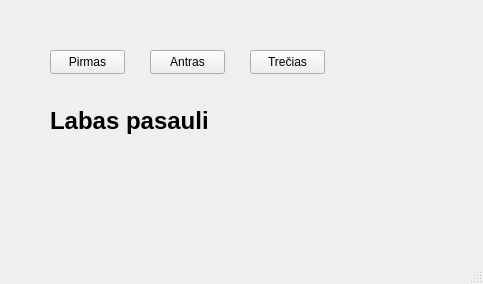
<?xml version="1.0" encoding="UTF-8"?>
<ui version="4.0">
 <class>MainWindow</class>
 <widget class="QMainWindow" name="MainWindow">
  <property name="geometry">
   <rect>
    <x>0</x>
    <y>0</y>
    <width>483</width>
    <height>284</height>
   </rect>
  </property>
  <property name="windowTitle">
   <string>MainWindow</string>
  </property>
  <widget class="QWidget" name="centralwidget">
   <widget class="QPushButton" name="trecias_mygtukas">
    <property name="geometry">
     <rect>
      <x>250</x>
      <y>50</y>
      <width>75</width>
      <height>24</height>
     </rect>
    </property>
    <property name="text">
     <string>Trečias</string>
    </property>
   </widget>
   <widget class="QPushButton" name="antras_mygtukas">
    <property name="geometry">
     <rect>
      <x>150</x>
      <y>50</y>
      <width>75</width>
      <height>24</height>
     </rect>
    </property>
    <property name="text">
     <string>Antras</string>
    </property>
   </widget>
   <widget class="QPushButton" name="pirmas_mygtukas">
    <property name="geometry">
     <rect>
      <x>50</x>
      <y>50</y>
      <width>75</width>
      <height>24</height>
     </rect>
    </property>
    <property name="text">
     <string>Pirmas</string>
    </property>
   </widget>
   <widget class="QLabel" name="zinute">
    <property name="geometry">
     <rect>
      <x>50</x>
      <y>90</y>
      <width>271</width>
      <height>61</height>
     </rect>
    </property>
    <property name="font">
     <font>
      <family>Tahoma</family>
      <pointsize>18</pointsize>
      <bold>true</bold>
     </font>
    </property>
    <property name="toolTip">
     <string>popupas nepasirodo</string>
    </property>
    <property name="text">
     <string>Labas pasauli</string>
    </property>
   </widget>
  </widget>
  <widget class="QMenuBar" name="menubar">
   <property name="geometry">
    <rect>
     <x>0</x>
     <y>0</y>
     <width>483</width>
     <height>22</height>
    </rect>
   </property>
  </widget>
  <widget class="QStatusBar" name="statusbar"/>
 </widget>
 <resources/>
 <connections/>
</ui>
